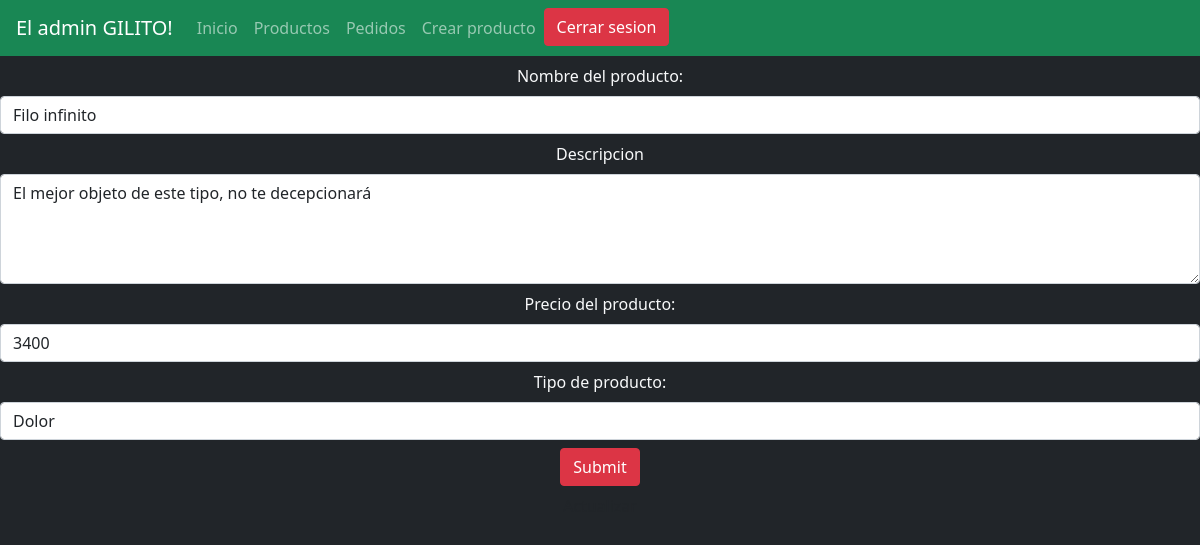
Screenshot of /admin/modificarproducto.php?id=1 with the database file from the repository.
### tables this page shows
create table productos(
codigoproducto int AUTO_INCREMENT primary key,
nombre varchar(40) not null,
descripcion varchar(60) not null,
precio int not null,
tipos enum('Dolor', 'Tanque', 'Iniciar', 'Magia') not null,
nombreimagen varchar(40) not null
);

### admin/modificarproducto.php (the view, shortened to what this page needs)
<!DOCTYPE html>
<html lang='es'>
<head>
    <link href='https://cdn.jsdelivr.net/npm/bootstrap@5.1.3/dist/css/bootstrap.min.css' rel='stylesheet'>
</head>
<body class='bg-dark'>
    <?php include_once('banneradmin.php');
        $mysqli = new mysqli('localhost', 'root', '', 'lol');
        $codigoproducto = $_REQUEST['id'];
        $sql = "select * from productos where codigoproducto=$codigoproducto";
        $resultado = $mysqli->query($sql);
        while ($row = $resultado->fetch_assoc()) {
            $nombre = $row['nombre'];
            $descripcion = $row['descripcion'];
            $precio = $row['precio'];
            $tipos = $row['tipos'];
        }
        echo "<form  action='actualizar.php?id=$codigoproducto' method='post'>";
        echo "    <div class='d-flex flex-column justify-content-center align-items-center mt-2'>";
        echo "        <label for='nombre' class='text-light mb-2'>Nombre del producto: </label>";
        echo "        <input type='text' class='form-control mb-2' id='nombre' name='nombre' value='$nombre'>";
        echo "        <label for='descripcion' class='text-light mb-2'>Descripcion</label>";
        echo "        <textarea class='form-control mb-2' id='descripcion' name='descripcion' rows='4'>$descripcion</textarea>";
        echo "        <label for='precio' class='text-light mb-2'>Precio del producto: </label>";
        echo "        <input type='text' class='form-control mb-2' id='precio' name='precio' value='$precio'>";
        echo "        <label for='tipos' class='text-light mb-2'>Tipo de producto: </label>";
        echo "        <input type='text' class='form-control mb-2' id='tipos' name='tipos' value='$tipos'>";
        echo "        <input type='submit' class='btn btn-danger mb-2'>Actualizar</input>";
        echo "    </div>";
        echo "</form>";
    ?>
</body>
</html>

### rows the page displays
productos: nombre "Filo infinito", descripcion "El mejor objeto de este tipo, no te decepcionará", precio "3400", tipos "Dolor"
